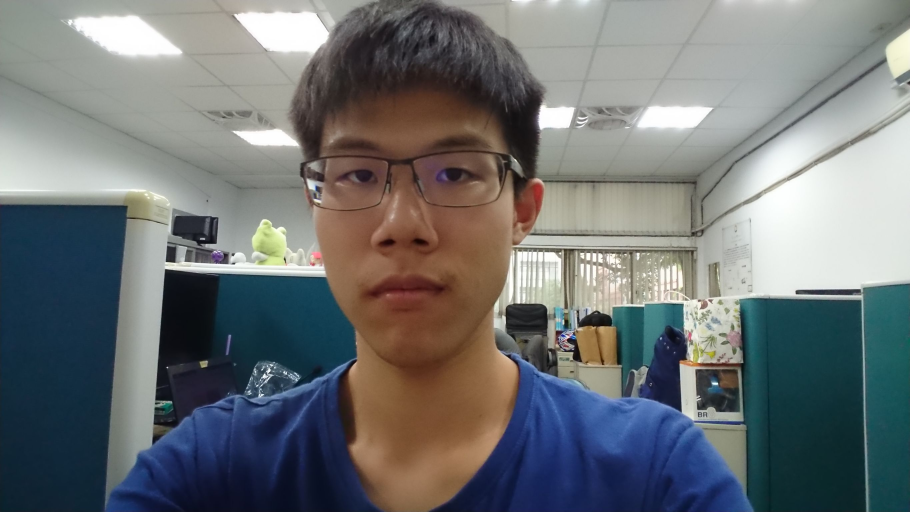
#> input picture faces_dataset/test/341833.jpg, 2730 x 1536 px, given in place of the camera (shown at 1/3 size)
$ jupyter execute Untitled.ipynb
#> lines starting #> are read from the running program, lines starting #| are printed output that depends on the picture
[cell 1]
import cv2
import numpy as np

# Load face cascade file
frontalface_cascade= cv2.CascadeClassifier('haarcascade_frontalface_alt.xml')

# Check if face cascade file has been loaded
if frontalface_cascade.empty():
	raise IOError('Unable to load the face cascade classifier xml file')

# Initialize video capture object
capture = cv2.VideoCapture(0)

# Define the scaling factor
scale_factor = 0.5
print('start...')
# Loop until you hit the Esc key
while True:
    # Capture current frame  and resize it
    ret, frame = capture.read()
#> frame is the input picture: shape (1536, 2730, 3); mean B, G, R 116.1, 114.7, 110.7
    frame = cv2.resize(frame, None, fx=scale_factor, fy=scale_factor,
            interpolation=cv2.INTER_AREA)
#> frame: shape (768, 1365, 3)

    # Convert to grayscale
    gray_image = cv2.cvtColor(frame, cv2.COLOR_BGR2GRAY)
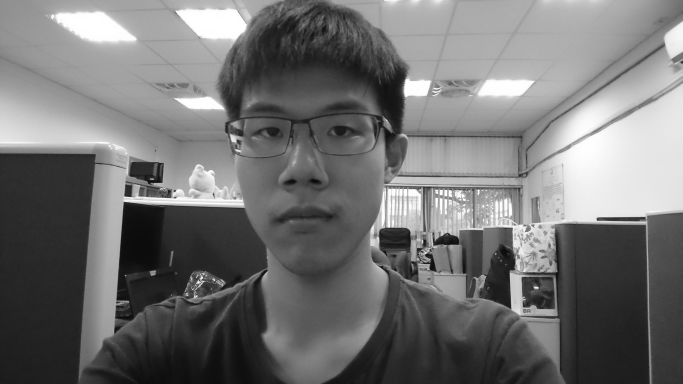
#> gray_image: shape (768, 1365) (shown at 1/2 size); min 10, max 255, mean 113.8

    # Run the face detector on the grayscale image
    face_rectangle = frontalface_cascade.detectMultiScale(gray_image, 1.3, 5)
#> face_rectangle = ()

    # Draw rectangles on the image
    for (x,y,w,h) in face_rectangle:
        cv2.rectangle(frame, (x,y), (x+w,y+h), (0,255,0), 3)

    # Display the image
        cv2.imshow('Face Detector', frame)
#> this loop made 0 passes

    # Check if Esc key has been pressed

    if (cv2.waitKey(1) & 0xFF == ord('q')):
#> (key q is pressed here)
        print(cv2.waitKey(1))
#| 113
        capture.release()
        cv2.destroyAllWindows()
        break

# Release the video capture object and close all windows
capture.release()
cv2.destroyAllWindows()

[cell 2]
print(ord('q'))
print((-1 & 0xFF)== ord('q'))

[cell 3]
cap = cv2.VideoCapture(0)
cap.open(0)
#> Out = True


$ run again, on faces_dataset/test/341834.jpg
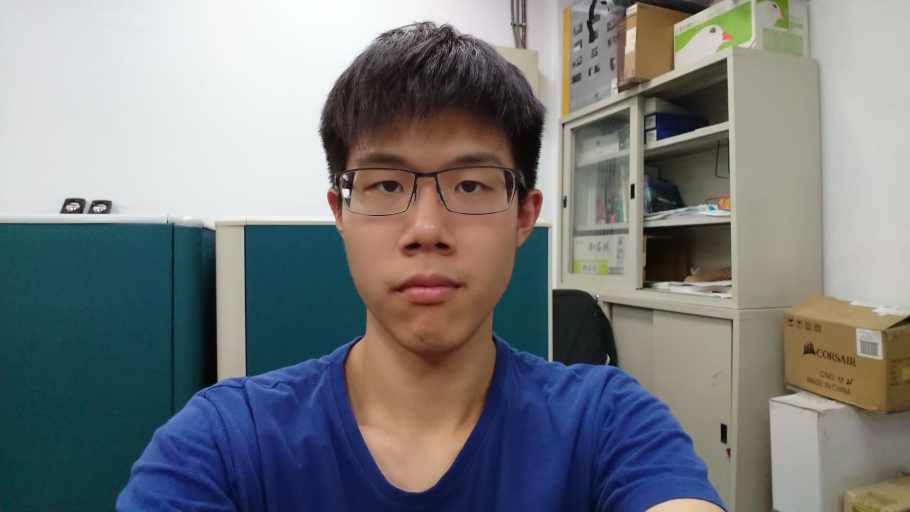
#> input picture faces_dataset/test/341834.jpg, 2730 x 1536 px, given in place of the camera (shown at 1/3 size)
#> frame is the input picture: shape (1536, 2730, 3); mean B, G, R 126.1, 124.1, 121
#> frame: shape (768, 1365, 3)
#> `gray_image = cv2.cvtColor(frame, cv2.COLOR_BGR2GRAY)`:
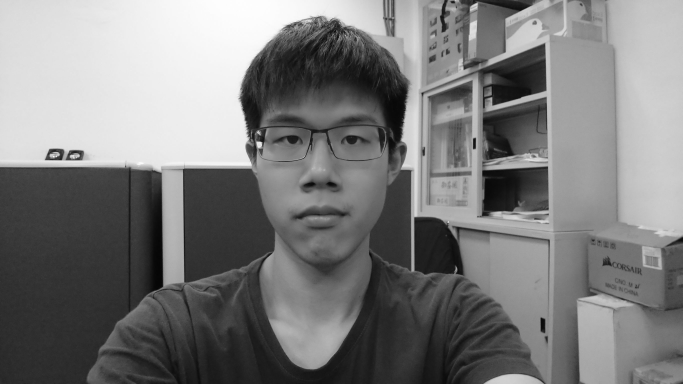
#> gray_image: shape (768, 1365) (shown at 1/2 size); min 4, max 254, mean 123.5
#> face_rectangle = [[466, 140, 358, 358]]
#> the loop `for (x,y,w,h) in face_rectangle:` made 1 pass
#> pass 1, `cv2.imshow('Face Detector', frame)`:
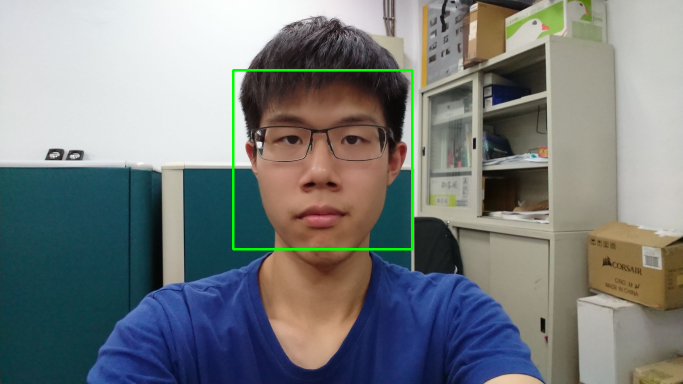
#> window 'Face Detector': shape (768, 1365, 3) (shown at 1/2 size); mean B, G, R 125.4, 125.2, 120.3
#| 113
#> Out = True

$ run again, on faces_dataset/test/341860.jpg
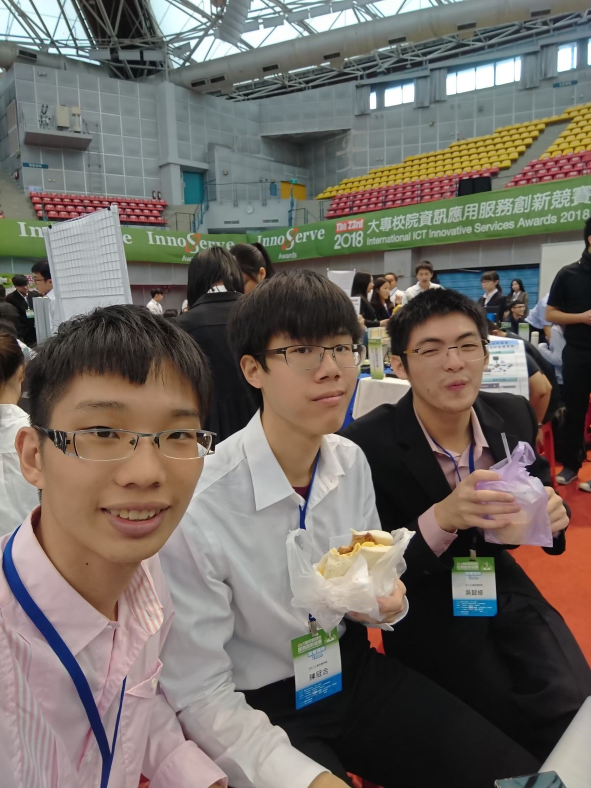
#> input picture faces_dataset/test/341860.jpg, 1773 x 2364 px, given in place of the camera (shown at 1/3 size)
#> frame is the input picture: shape (2364, 1773, 3); mean B, G, R 99.5, 106.1, 112.8
#> frame: shape (1182, 886, 3)
#> `gray_image = cv2.cvtColor(frame, cv2.COLOR_BGR2GRAY)`:
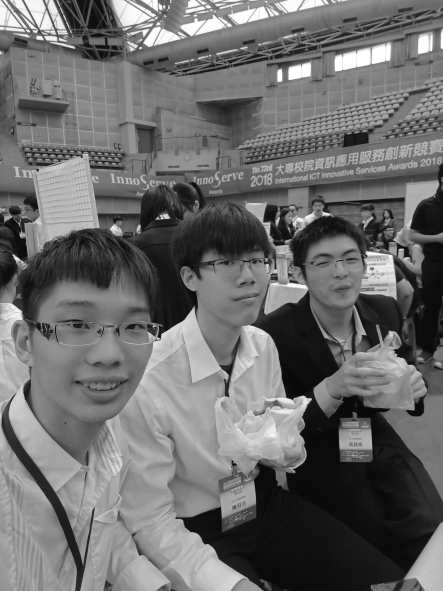
#> gray_image: shape (1182, 886) (shown at 1/2 size); min 4, max 255, mean 107.5
#> face_rectangle = [[608, 466, 137, 137], [73, 554, 266, 266]]
#> the loop `for (x,y,w,h) in face_rectangle:` made 2 passes
#> pass 2, `cv2.imshow('Face Detector', frame)`:
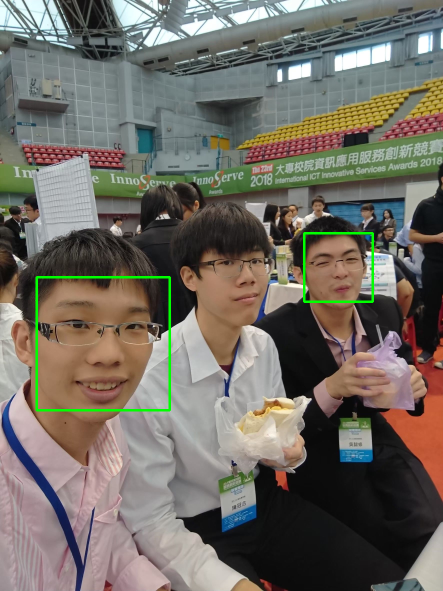
#> window 'Face Detector': shape (1182, 886, 3) (shown at 1/2 size); mean B, G, R 99, 107.5, 112.1
#| 113
#> Out = True

$ run again, on faces_dataset/test/341865.jpg
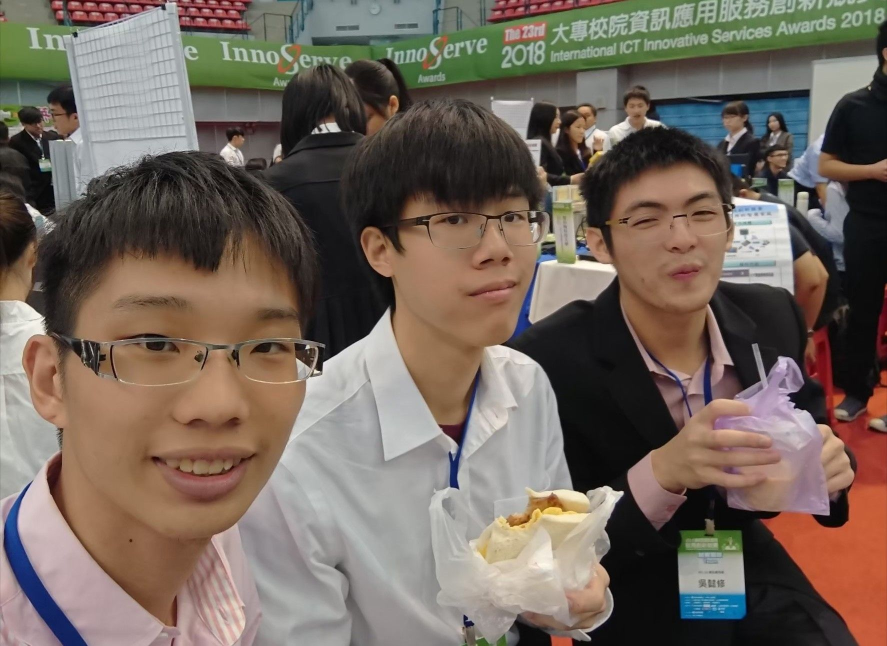
#> input picture faces_dataset/test/341865.jpg, 1774 x 1292 px, given in place of the camera (shown at 1/2 size)
#> frame is the input picture: shape (1292, 1774, 3); mean B, G, R 92.5, 102.5, 115.5
#> frame: shape (646, 887, 3)
#> `gray_image = cv2.cvtColor(frame, cv2.COLOR_BGR2GRAY)`:
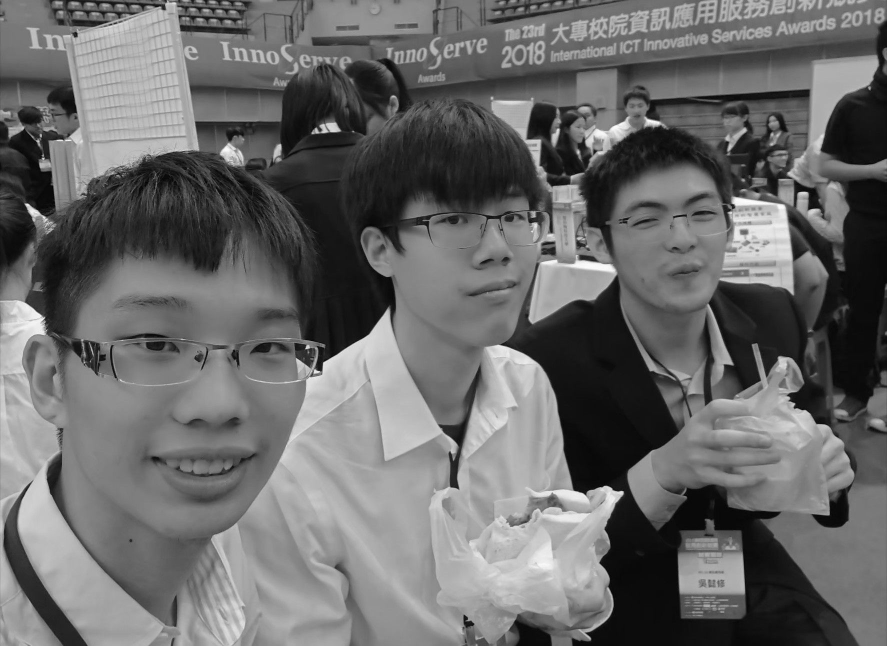
#> gray_image: shape (646, 887); min 4, max 253, mean 105.4
#> face_rectangle = [[609, 161, 132, 132], [64, 239, 280, 280]]
#> the loop `for (x,y,w,h) in face_rectangle:` made 2 passes
#> pass 2, `cv2.imshow('Face Detector', frame)`:
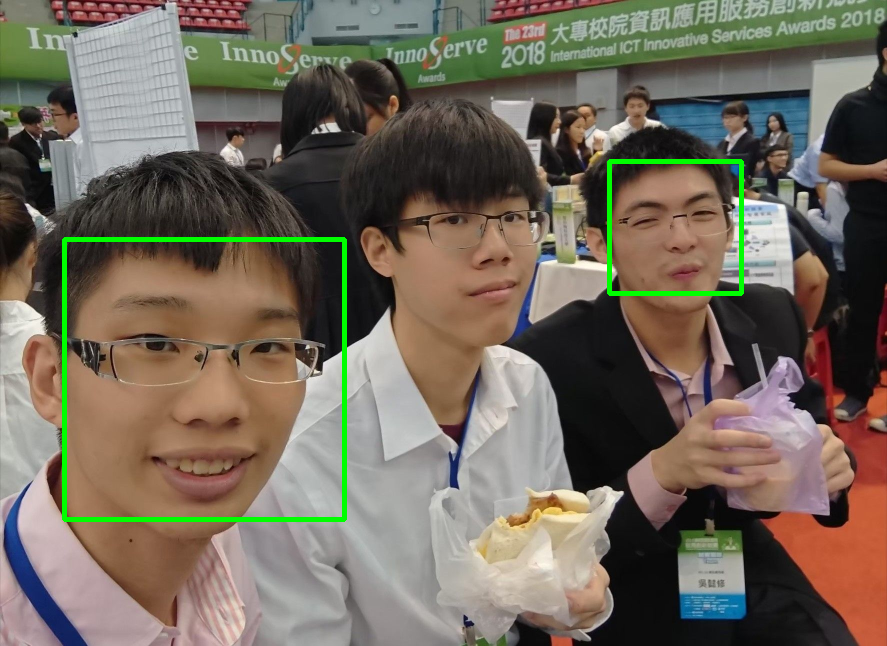
#> window 'Face Detector': shape (646, 887, 3); mean B, G, R 91.5, 105, 114.1
#| 113
#> Out = True
